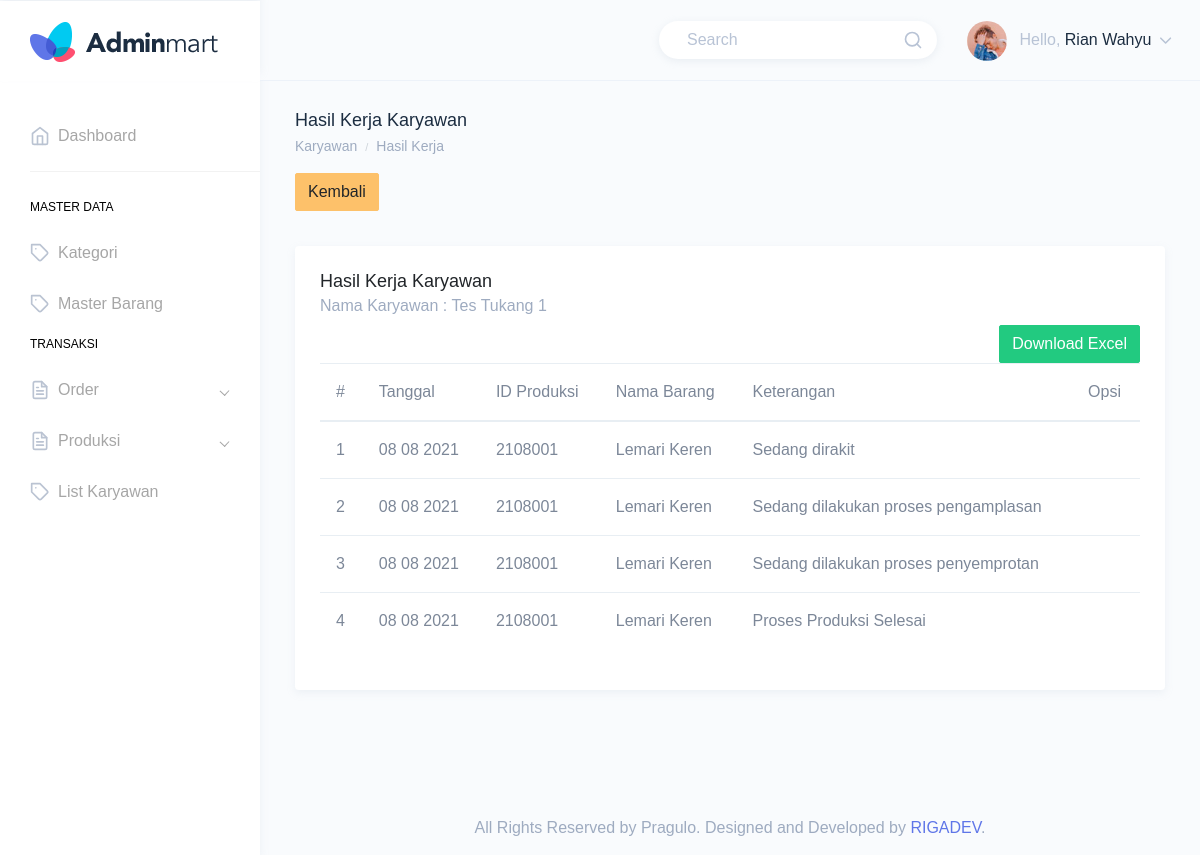
The app's page /user_job_desk?usernameID=tukang1&fullname=Tes Tukang 1 (signed in) with its own data.
### tables this page shows
CREATE TABLE `timeline` (
  `timelineID` int(11) NOT NULL,
  `productionID` varchar(20) DEFAULT NULL,
  `note` varchar(100) DEFAULT NULL,
  `username` varchar(10) NOT NULL,
  `date` datetime DEFAULT NULL
);

CREATE TABLE `item` (
  `itemID` int(11) NOT NULL,
  `itemName` varchar(100) NOT NULL,
  `itemDescription` text NOT NULL,
  `price` int(11) NOT NULL,
  `categoryID` int(11) NOT NULL
);

### user_job_desk.php (the view, shortened to what this page needs)
<?php include 'include/head.php'; ?>
<body>
    <div id="main-wrapper" data-theme="light" data-layout="vertical" data-navbarbg="skin6" data-sidebartype="full" data-sidebar-position="fixed" data-header-position="fixed" data-boxed-layout="full">
        <?php include 'include/header.php'; ?>
        <?php include 'include/aside.php'; ?>
        <div class="page-wrapper">
            <div class="page-breadcrumb">
                <div class="row">
                    <div class="col-7 align-self-center">
                        <h4 class="page-title text-truncate text-dark font-weight-medium mb-1">Hasil Kerja Karyawan</h4>
                        <div class="d-flex align-items-center">
                            <nav aria-label="breadcrumb">
                                <ol class="breadcrumb m-0 p-0">
                                    <li class="breadcrumb-item"><a href="index.html" class="text-muted">Karyawan</a></li>
                                    <li class="breadcrumb-item text-muted active" aria-current="page">Hasil Kerja</li>
                                </ol>
                            </nav>
                        </div>
                    </div>
                </div>
                <a href="user_list">
                    <button type="button" class="btn waves-effect waves-light btn-warning mt-3">Kembali</button>
                </a>
            </div>
            <div class="container-fluid">
                <?php
                include 'config/connection.php';
                if(isset($_GET)){
                    $usernameID = $_GET['usernameID'];
                    $fullname = $_GET['fullname'];
                }
                $query = " SELECT DATE_FORMAT(a.date, '%d %m %Y') as date, a.note, a.productionID,  b.fullname, d.itemName FROM timeline a INNER JOIN users b ON a.username = b.username INNER JOIN production c on a.productionID=c.productionID INNER JOIN item d ON c.itemID=d.itemID WHERE a.username='$usernameID' ";
                $result = mysqli_query($dbc, $query);
                ?>
                <div class="row">
                    <div class="col-12">
                        <div class="card">
                            <div class="card-body">
                                <h4 class="card-title">Hasil Kerja Karyawan</h4>
                                <h5 class="card-subtitle">Nama Karyawan : <strong><?= $fullname?></strong></h5>
                                <div class="table-responsive">
                                    <?php if (mysqli_num_rows($result) >= 1) {
                                        while ($data = mysqli_fetch_array($result)) {
                                            $myArray[] = $data;
                                        } ?>
                                        <form action="config/users/downloadExcelUserJobDesk.php" method="POST" target="_blank">
                                            <button type="submit" class="btn btn-success float-right">Download Excel</button>
                                        </form>
                                        <table class="table">
                                            <thead>
                                                <tr>
                                                    <th scope="col">#</th>
                                                    <th scope="col">Tanggal</th>
                                                    <th scope="col">ID Produksi</th>
                                                    <th scope="col">Nama Barang</th>
                                                    <th scope="col">Keterangan</th>
                                                    <th scope="col">Opsi</th>
                                                </tr>
                                            </thead>
                                            <tbody>
                                                <?php
                                                $i = 1;
                                                foreach($myArray as $data) {
                                                    ?>
                                                    <tr>
                                                        <td><?= $i++ ?></td>
                                                        <td><?= $data['date']; ?></td>
                                                        <td><?= $data['productionID']; ?></td>
                                                        <td><?= $data['itemName']; ?></td>
                                                        <td><?= $data['note']; ?></td>
                                                        <td>
                                                        </td>
                                                    </tr>
                                                <?php }
                                                mysqli_close($dbc); ?>
                                            </tbody>
                                        </table>
                                    <?php } else {
                                        echo "<h4>Data tidak ditemukan</h4>";
                                    }
                                    ?>
                                </div>
                            </div>
                        </div>
                    </div>
                </div>
            </div>
            <?php include 'include/footer.php'; ?>
        </div>
    </div>
</body>
</html>

### records on screen
timeline: date "08 08 2021", productionID "2108001", item.itemName "Lemari Keren", note "Sedang dirakit"
timeline: date "08 08 2021", productionID "2108001", item.itemName "Lemari Keren", note "Sedang dilakukan proses pengamplasan"
timeline: date "08 08 2021", productionID "2108001", item.itemName "Lemari Keren", note "Sedang dilakukan proses penyemprotan"
timeline: date "08 08 2021", productionID "2108001", item.itemName "Lemari Keren", note "Proses Produksi Selesai"

### other values on screen
$fullname "Rian Wahyu"
$fullname "Tes Tukang 1"
